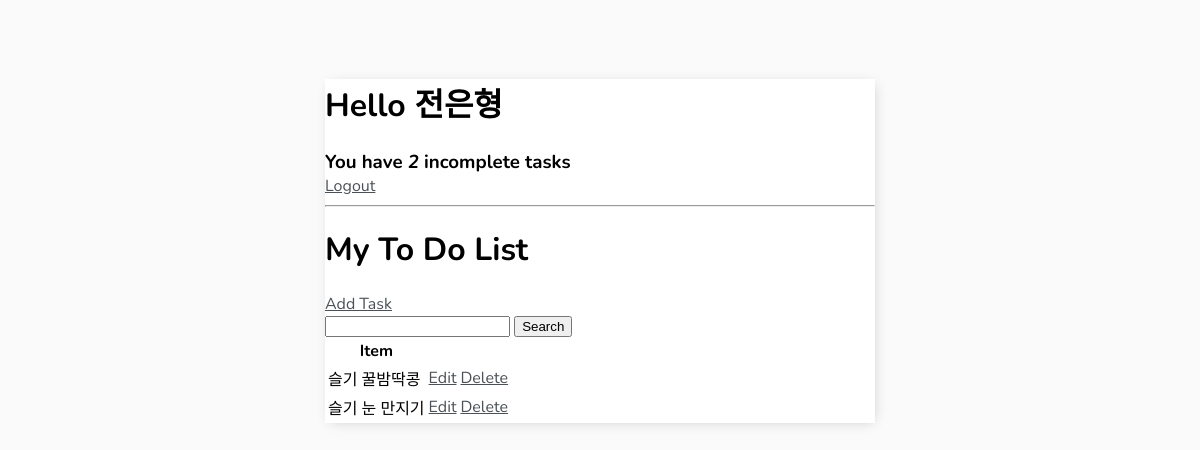
Page / (signed in) on the earlier database version.
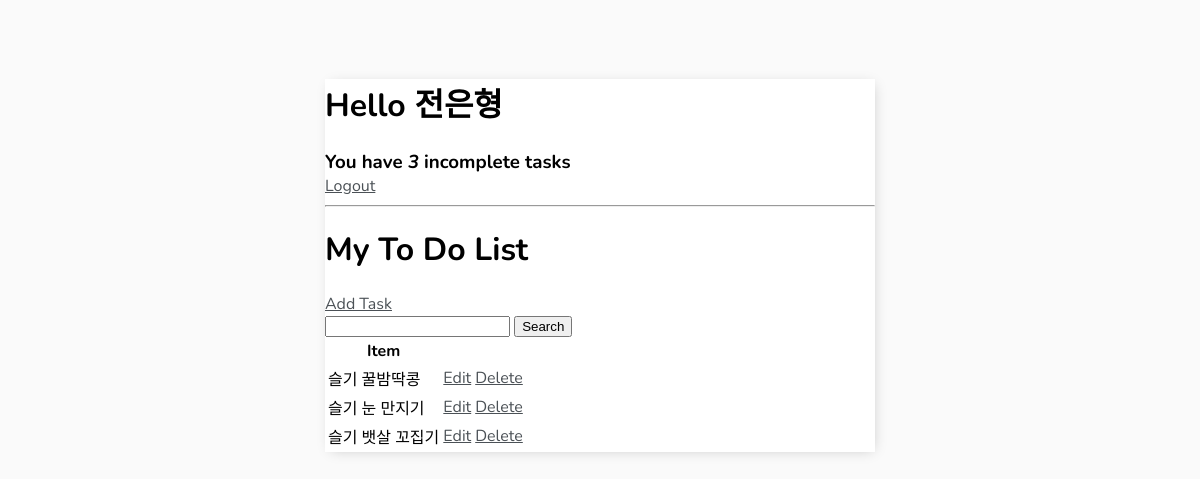
Same page on the later database version.
### base/models.py (models this page shows, shortened)
class Task(models.Model):
    user = models.ForeignKey(User, on_delete=models.CASCADE, null=True, blank=True)
    title = models.CharField(max_length=200)
    description = models.TextField(null=True, blank=True)
    complete = models.BooleanField(default=False)
    created = models.DateTimeField(auto_now_add=True)
    class Meta:
        ordering = ['complete']

### base/views.py (the view)
# urls.py: path('', TaskList.as_view(), name='tasks'),
class TaskList(LoginRequiredMixin, ListView):
    model = Task
    context_object_name = 'tasks'
    def get_context_data(self, **kwargs):
        context = super().get_context_data(**kwargs)
        context['tasks'] =context['tasks'].filter(user=self.request.user)
        context['count'] =context['tasks'].filter(complete=False).count()
        search_input = self.request.GET.get('search-area') or ''
        if search_input:
            context['tasks'] = context['tasks'].filter(title__startswith=search_input)
        context['search_input'] = search_input
        return context

### base/templates/base/task_list.html
{% extends 'base/main.html' %}
{% block content %}
<div class="header-bar">
    <div>
        <h1>Hello {{request.user|title}}</h1>
        <h3 style="margin:0">You have <i>{{count}}</i> incomplete task{{ count|pluralize:"s" }}</h3>
    </div>
    {% if request.user.is_authenticated %}
    <a href="{% url 'logout' %}">Logout</a>
    {% else %}
    <a href="{% url 'login' %}">Login<a>
    {% endif %}
</div>
<hr>
<h1>My To Do List {{color}}</h1>
<a href="{% url 'task-create' %}">Add Task</a>
<form method="GET">
    <input type='text' name='search-area' value="{{search_input}}">
    <input type='submit' value='Search'>
</form>
<table>
    <tr>
        <th>Item</th>
        <th></th>
        <th></th>
    </tr>
    {% for task in tasks %}
    <tr>
        <td>{{task.title}}</td>
        <td><a href="{% url 'task-update' task.id %}">Edit</a></td>
        <td><a href="{% url 'task-delete' task.id %}">Delete</a></td>
    </tr>
    {% empty %}
        <h3>No items in list</h3>
    {% endfor %}
</table>
{% endblock content%}

Differences in the rows shown:
added Task: title "슬기 뱃살 꼬집기"
Other differences:
{{ count }}: "2" → "3"
